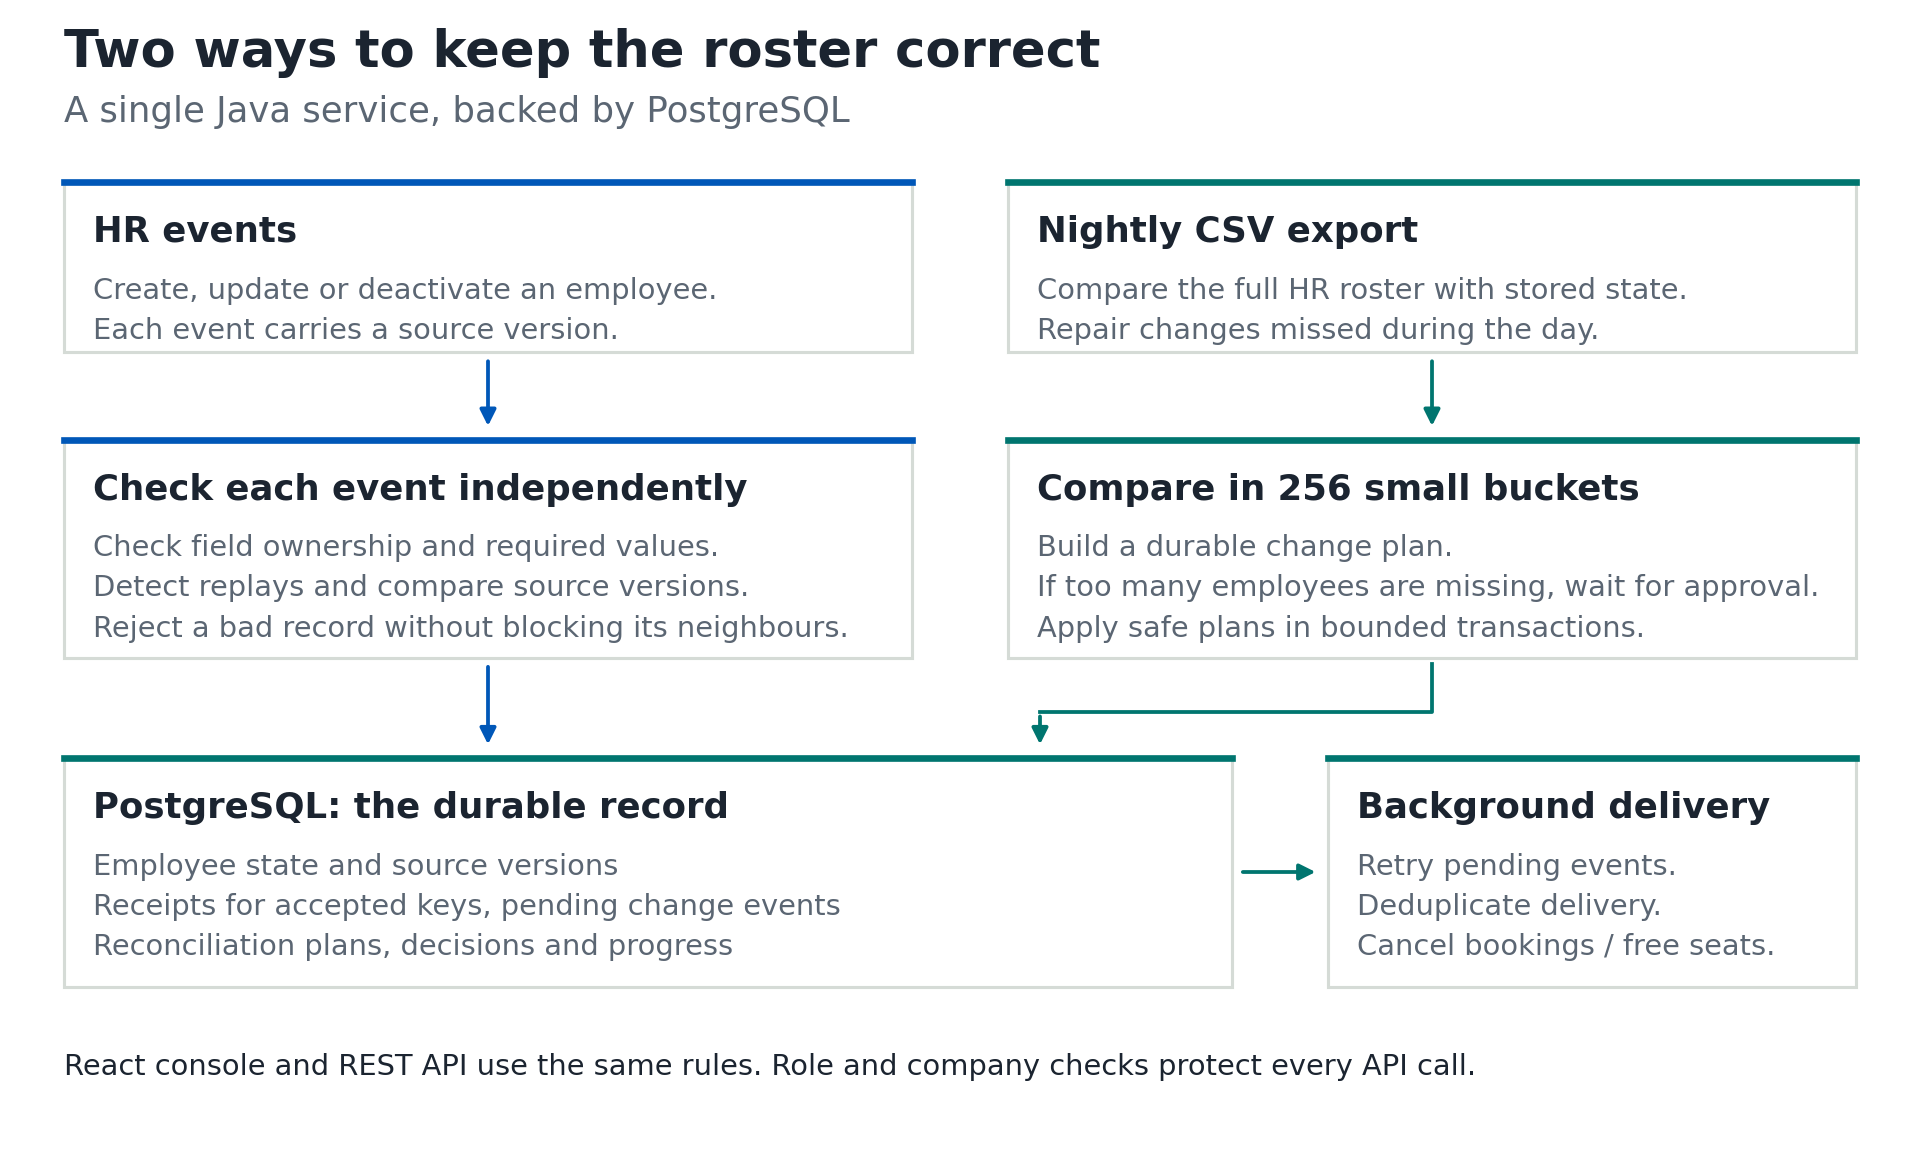

The Python source for this figure:
"""Draw the repository overview with readable labels, using Matplotlib.

Original geometry and copy for HR Roster Sync. No reference-repository assets.
Run: python docs/diagrams/review-overview.py
"""
from pathlib import Path
import matplotlib
matplotlib.use("Agg")
import matplotlib.pyplot as plt
from matplotlib.patches import Rectangle, FancyArrowPatch

OUT = Path(__file__).resolve().parent
plt.rcParams.update({"font.family": "DejaVu Sans", "svg.fonttype": "path", "svg.hashsalt": "roster-review-overview"})
INK, MUTED, TEAL, BLUE, RULE = "#1B2430", "#5B6673", "#00756F", "#0057B8", "#D5DBD6"
fig, ax = plt.subplots(figsize=(12, 7.2), dpi=160)
fig.patch.set_facecolor("white")
ax.set(xlim=(0, 1200), ylim=(0, 720))
ax.axis("off")
fig.subplots_adjust(left=0, right=1, bottom=0, top=1)
ax.text(40, 678, "Two ways to keep the roster correct", fontsize=23, weight="bold", color=INK)
ax.text(40, 644, "A single Java service, backed by PostgreSQL", fontsize=16, color=MUTED)

def box(x, y, w, h, title, body, color=TEAL):
    ax.add_patch(Rectangle((x, y), w, h, facecolor="white", edgecolor=RULE, linewidth=1.4))
    ax.plot([x, x+w], [y+h, y+h], color=color, linewidth=3)
    ax.text(x+18, y+h-31, title, fontsize=16, weight="bold", color=INK, va="center")
    ax.text(x+18, y+h-59, body, fontsize=13, color=MUTED, va="top", linespacing=1.55)

def arrow(a, b, color=TEAL):
    ax.add_patch(FancyArrowPatch(a, b, arrowstyle="-|>", mutation_scale=15, linewidth=1.7, color=color))

box(40, 500, 530, 106, "HR events", "Create, update or deactivate an employee.\nEach event carries a source version.", BLUE)
box(630, 500, 530, 106, "Nightly CSV export", "Compare the full HR roster with stored state.\nRepair changes missed during the day.")
box(40, 309, 530, 136, "Check each event independently", "Check field ownership and required values.\nDetect replays and compare source versions.\nReject a bad record without blocking its neighbours.", BLUE)
box(630, 309, 530, 136, "Compare in 256 small buckets", "Build a durable change plan.\nIf too many employees are missing, wait for approval.\nApply safe plans in bounded transactions.")
arrow((305, 497), (305, 451), BLUE)
arrow((895, 497), (895, 451))
box(40, 103, 730, 143, "PostgreSQL: the durable record", "Employee state and source versions\nReceipts for accepted keys, pending change events\nReconciliation plans, decisions and progress")
box(830, 103, 330, 143, "Background delivery", "Retry pending events.\nDeduplicate delivery.\nCancel bookings / free seats.")
arrow((305, 306), (305, 252), BLUE)
ax.plot([895, 895, 650], [305, 275, 275], color=TEAL, linewidth=1.7)
arrow((650, 275), (650, 252))
arrow((774, 175), (825, 175))
ax.text(40, 48, "React console and REST API use the same rules. Role and company checks protect every API call.", fontsize=13, color=INK)
fig.savefig(OUT/"review-overview.png", dpi=160)
fig.savefig(OUT/"review-overview.svg", metadata={"Date": None})
plt.close(fig)
